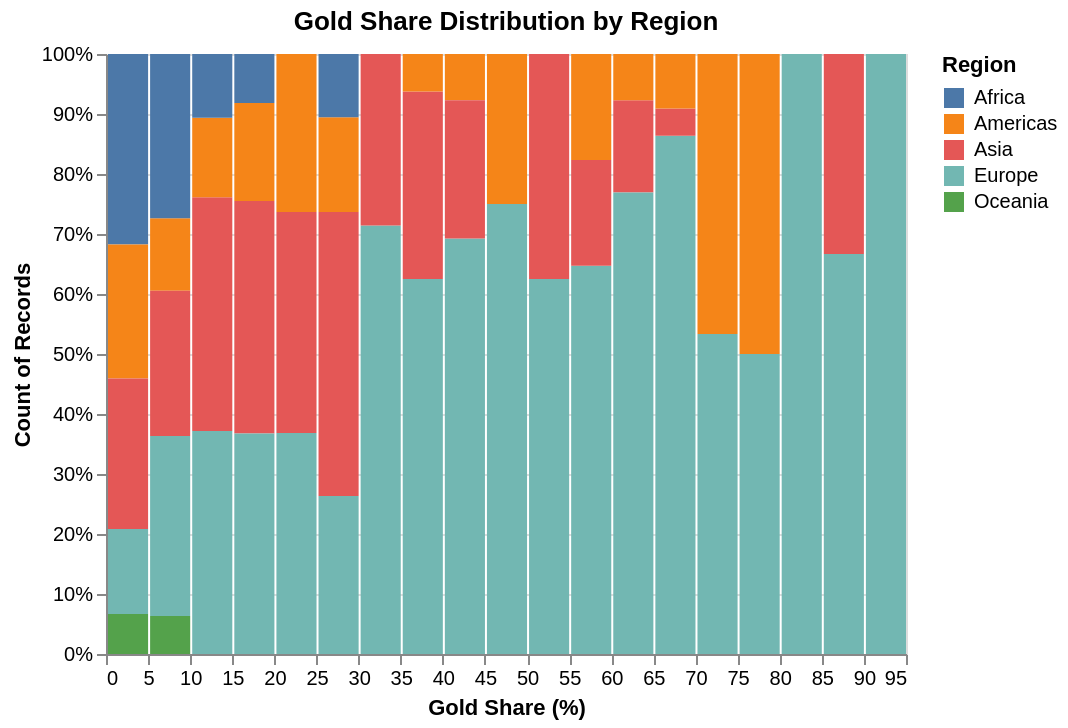

The notebook cell saved with this chart:
### Markdown cell above
___
## **Section 4 - Multivariate Exploratory Data Analysis (EDA)**

### Analytic Question 1: 
*How does the proportion of gold in total reserves differ across countries and regions, and what is the relationship between gold-share and income groups?*

This section investigates variation in `gold_share` (the proportion of total reserves held as gold) across `region` and `income_group`.  
Understanding these patterns helps reveal whether economic status or geographic location influences how nations manage gold within their reserve portfolios.

### Code cell
alt.Chart(df).mark_bar().encode(
    alt.Color('region:N', title='Region'),
    alt.X('gold_share:Q', bin = alt.BinParams(maxbins = 30), title='Gold Share (%)'),
    alt.Y('count()', stack = 'normalize'),
    tooltip=['region', 'count()']
).properties(
    width=400, 
    height=300, 
    title='Gold Share Distribution by Region')

### Figure 1 — Vega-Lite specification as saved in the notebook (floating-point values rounded to 4 significant figures; data arrays with more than 128 entries replaced by an {"elided": "..."} marker saying what was removed)
{"config": {"view": {"continuousWidth": 300, "continuousHeight": 300}}, "data": {"name": "data-57a60061c4e049c622aeac69ea8e9d4e"}, "mark": {"type": "bar"}, "encoding": {"color": {"field": "region", "title": "Region", "type": "nominal"}, "tooltip": [{"field": "region", "type": "nominal"}, {"aggregate": "count", "type": "quantitative"}], "x": {"bin": {"maxbins": 30}, "field": "gold_share", "title": "Gold Share (%)", "type": "quantitative"}, "y": {"aggregate": "count", "stack": "normalize", "type": "quantitative"}}, "height": 300, "title": "Gold Share Distribution by Region", "width": 400, "$schema": "https://vega.github.io/schema/vega-lite/v5.20.1.json", "datasets": {"data-57a60061c4e049c622aeac69ea8e9d4e": {"elided": "1678 records"}}}
